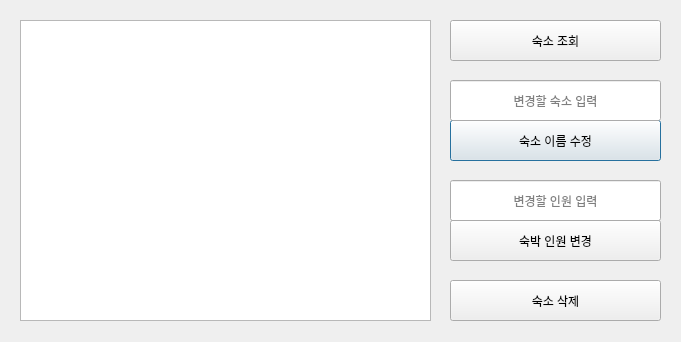
<?xml version="1.0" encoding="UTF-8"?>
<ui version="4.0">
 <class>facility</class>
 <widget class="QDialog" name="facility">
  <property name="geometry">
   <rect>
    <x>0</x>
    <y>0</y>
    <width>681</width>
    <height>342</height>
   </rect>
  </property>
  <property name="windowTitle">
   <string>숙소 관리</string>
  </property>
  <widget class="QListWidget" name="listWidget">
   <property name="geometry">
    <rect>
     <x>20</x>
     <y>20</y>
     <width>411</width>
     <height>301</height>
    </rect>
   </property>
  </widget>
  <widget class="QPushButton" name="pushButton_2">
   <property name="geometry">
    <rect>
     <x>450</x>
     <y>120</y>
     <width>211</width>
     <height>41</height>
    </rect>
   </property>
   <property name="text">
    <string>숙소 이름 수정</string>
   </property>
  </widget>
  <widget class="QPushButton" name="pushButton_3">
   <property name="geometry">
    <rect>
     <x>450</x>
     <y>220</y>
     <width>211</width>
     <height>41</height>
    </rect>
   </property>
   <property name="text">
    <string>숙박 인원 변경</string>
   </property>
  </widget>
  <widget class="QPushButton" name="pushButton">
   <property name="geometry">
    <rect>
     <x>450</x>
     <y>20</y>
     <width>211</width>
     <height>41</height>
    </rect>
   </property>
   <property name="text">
    <string>숙소 조회</string>
   </property>
  </widget>
  <widget class="QLineEdit" name="lineEdit">
   <property name="geometry">
    <rect>
     <x>450</x>
     <y>80</y>
     <width>211</width>
     <height>41</height>
    </rect>
   </property>
   <property name="alignment">
    <set>Qt::AlignCenter</set>
   </property>
   <property name="placeholderText">
    <string>변경할 숙소 입력</string>
   </property>
  </widget>
  <widget class="QLineEdit" name="lineEdit_2">
   <property name="geometry">
    <rect>
     <x>450</x>
     <y>180</y>
     <width>211</width>
     <height>41</height>
    </rect>
   </property>
   <property name="alignment">
    <set>Qt::AlignCenter</set>
   </property>
   <property name="placeholderText">
    <string>변경할 인원 입력</string>
   </property>
  </widget>
  <widget class="QPushButton" name="pushButton_4">
   <property name="geometry">
    <rect>
     <x>450</x>
     <y>280</y>
     <width>211</width>
     <height>41</height>
    </rect>
   </property>
   <property name="text">
    <string>숙소 삭제</string>
   </property>
  </widget>
 </widget>
 <resources/>
 <connections/>
</ui>
